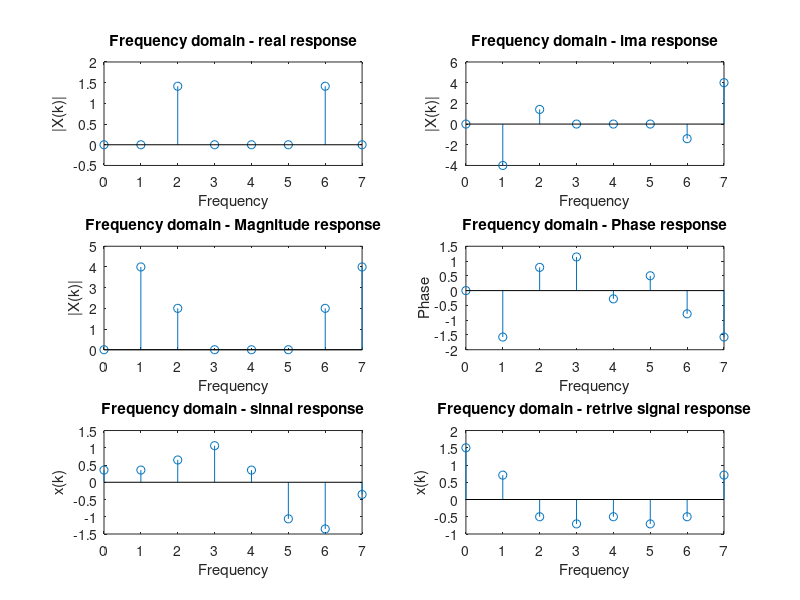

Write MATLAB code to recreate this figure.
clc;
clear all;
close all;
clc;
F1=1000;
F2=2000;
N=8;
fs=8000;
for i=0:N-1
  x(i+1)=sin(2*pi*(F1/fs)*i) + 0.5*sin(2*pi*(F2/fs)*i + 3*pi/4);
end;
disp(x);
X=zeros(1,8);

for m=0:N-1;
  real=0;
  ima=0;
  for n=0:N-1;
    real=real+(x(n+1)*cos(2*pi*m*n/N));
    ima=ima+(x(n+1)*sin(2*pi*m*n/N));
  endfor
  result1(m+1)=real;
  result2(m+1)=-ima;
endfor

for i=1:N
  X(i)=sqrt((result1(i)*result1(i))+(result2(i)*result2(i)));
endfor
disp('X');
disp(X);

t=0:N-1;
subplot(321)
stem(t,result1)
xlabel('Frequency');
ylabel('|X(k)|');
title('Frequency domain - real response') 


subplot(322)
stem(t,result2)
xlabel('Frequency');
ylabel('|X(k)|');
title('Frequency domain - ima response') 

subplot(323)
stem(t,X)
xlabel('Frequency');
ylabel('|X(k)|');
title('Frequency domain - Magnitude response') 

y=zeros(1,8);
for i=1:N
  y(i)=atan(result2(i)/result1(i));
endfor

subplot(324)
stem(t,y);
xlabel('Frequency');
ylabel('Phase');
title('Frequency domain - Phase response')

A=zeros(8,1);
for k = 0:N-1
    for n = 0:N-1
        A(k+1) = A(k+1) + X(n+1)*exp(j*2*pi*n*k/N);
    end
end
for j=0:N-1
  A(j+1)= (1/N)*A(j+1);
end;
disp(A);

subplot(325)
stem(t,x);
xlabel('Frequency');
ylabel('x(k)');
title('Frequency domain - sinnal response')

subplot(326)
stem(t,A);
xlabel('Frequency');
ylabel('x(k)');
title('Frequency domain - retrive signal response')